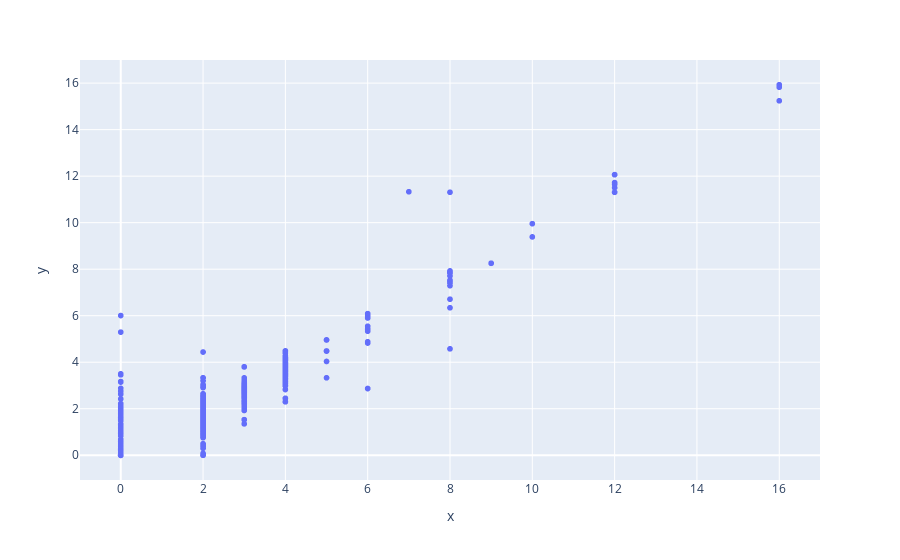

Notebook code for this chart:
### Code cell
#!pip3 install statsmodels
px.scatter(x=true_val_train, y=(predicted_val_train))#,trendline="ols")

### Figure 1 — Plotly figure (JSON) as saved in the notebook; plotly's stock layout.template omitted (floating-point values rounded to 4 significant figures; data arrays with more than 128 entries replaced by an {"elided": "..."} marker saying what was removed)
{"data": [{"hovertemplate": "x=%{x}<br>y=%{y}<extra></extra>", "legendgroup": "", "marker": {"color": "#636efa", "symbol": "circle"}, "mode": "markers", "name": "", "showlegend": false, "type": "scattergl", "x": {"elided": "1408 int values"}, "xaxis": "x", "y": {"elided": "1408 float values"}, "yaxis": "y"}], "layout": {"legend": {"tracegroupgap": 0}, "margin": {"t": 60}, "xaxis": {"anchor": "y", "domain": [0, 1], "title": {"text": "x"}}, "yaxis": {"anchor": "x", "domain": [0, 1], "title": {"text": "y"}}}}
